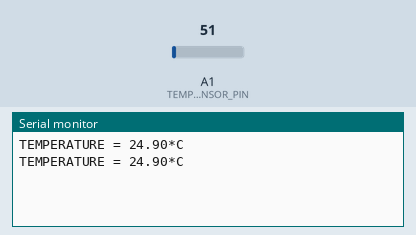
This sketch was run on a simulated Arduino Uno, built with avr-gcc and run on an emulated ATmega328P. Shown: the last lines printed to the serial monitor. The inputs (shaded band) are chosen by the test bench; at power-on: A1 (TEMPERATURE_SENSOR_PIN) = 51.

Above: at 1.8 s.
1.9 s: A1 (TEMPERATURE_SENSOR_PIN) set to 61
At 2.8 s:
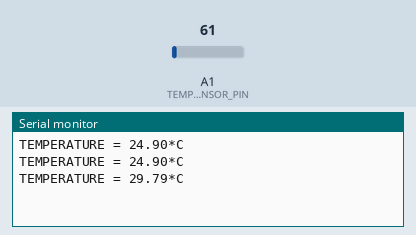
3.4 s: A1 (TEMPERATURE_SENSOR_PIN) set to 71
At 4.8 s:
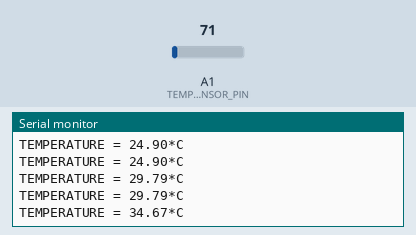
Timing chart, 0 to 6.4 s (numbered marks = the images above; inputs shaded):
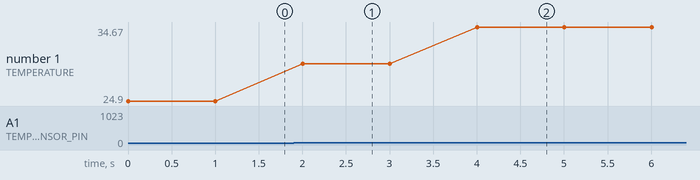

The sketch:

LM_35_test.ino
```cpp
#define TEMPERATURE_SENSOR_PIN 1

int val;

float ReadTemperature() {
  val = analogRead(TEMPERATURE_SENSOR_PIN);
  float mv = ( val/1024.0)*5000;
  float cel = mv/10;
  float farh = (cel*9)/5 + 32;
  return cel;
}

void setup()
{
  Serial.begin(9600);
}
void loop()
{
  float temp = ReadTemperature();
  Serial.print("TEMPERATURE = ");
  Serial.print(temp);
  Serial.print("*C");
  Serial.println();
  delay(1000);
}
```

Measured:
- after the input at 1.9 s, the serial monitor: prints a new line after 0.10 s (image 1)
- after the input at 3.4 s, the serial monitor: prints a new line after 0.60 s (image 2)
- plotted number 1: 24.9 → 29.79 after the input at 1.9 s, 29.79 → 34.67 after the input at 3.4 s
